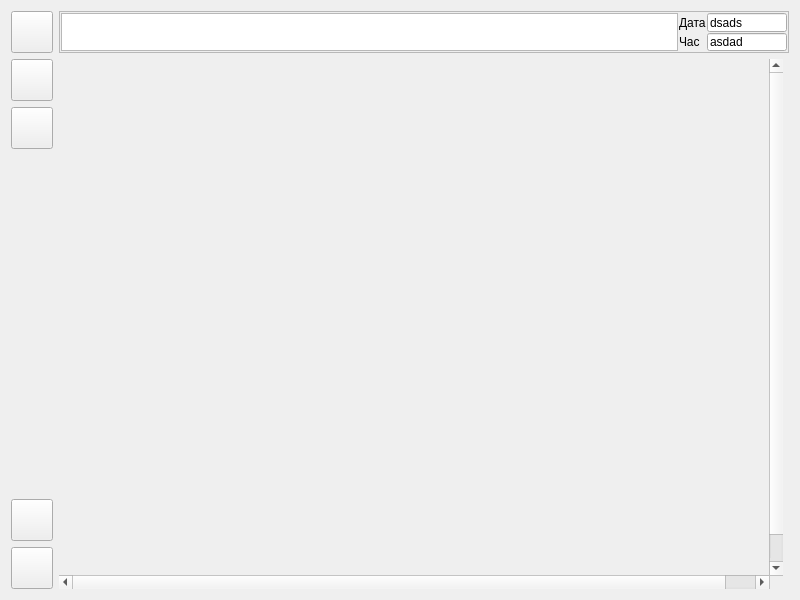
<?xml version="1.0" encoding="UTF-8"?>
<ui version="4.0">
 <class>Form</class>
 <widget class="QWidget" name="Form">
  <property name="geometry">
   <rect>
    <x>0</x>
    <y>0</y>
    <width>800</width>
    <height>600</height>
   </rect>
  </property>
  <property name="minimumSize">
   <size>
    <width>800</width>
    <height>600</height>
   </size>
  </property>
  <property name="maximumSize">
   <size>
    <width>2560</width>
    <height>2560</height>
   </size>
  </property>
  <property name="windowTitle">
   <string>Scada</string>
  </property>
  <property name="windowIcon">
   <iconset resource="../../../lib/picture.qrc">
    <normaloff>:/butons/pict/logo_32x32.png</normaloff>:/butons/pict/logo_32x32.png</iconset>
  </property>
  <layout class="QGridLayout">
   <item row="0" column="0">
    <widget class="QPushButton" name="bn_showAlert">
     <property name="minimumSize">
      <size>
       <width>42</width>
       <height>42</height>
      </size>
     </property>
     <property name="maximumSize">
      <size>
       <width>42</width>
       <height>42</height>
      </size>
     </property>
     <property name="icon">
      <iconset resource="../../../lib/picture.qrc">
       <normaloff>:/butons/pict/alarm_32x32.png</normaloff>:/butons/pict/alarm_32x32.png</iconset>
     </property>
     <property name="iconSize">
      <size>
       <width>32</width>
       <height>32</height>
      </size>
     </property>
    </widget>
   </item>
   <item row="1" column="0">
    <widget class="QPushButton" name="Trend">
     <property name="minimumSize">
      <size>
       <width>42</width>
       <height>42</height>
      </size>
     </property>
     <property name="maximumSize">
      <size>
       <width>42</width>
       <height>42</height>
      </size>
     </property>
     <property name="icon">
      <iconset resource="../../../lib/picture.qrc">
       <normaloff>:/butons/pict/thrend_32x32.png</normaloff>:/butons/pict/thrend_32x32.png</iconset>
     </property>
     <property name="iconSize">
      <size>
       <width>32</width>
       <height>32</height>
      </size>
     </property>
    </widget>
   </item>
   <item row="4" column="0">
    <widget class="QPushButton" name="About">
     <property name="minimumSize">
      <size>
       <width>42</width>
       <height>42</height>
      </size>
     </property>
     <property name="maximumSize">
      <size>
       <width>42</width>
       <height>42</height>
      </size>
     </property>
     <property name="icon">
      <iconset resource="../../../lib/picture.qrc">
       <normaloff>:/butons/pict/iph_logo_32x32.png</normaloff>:/butons/pict/iph_logo_32x32.png</iconset>
     </property>
     <property name="iconSize">
      <size>
       <width>32</width>
       <height>32</height>
      </size>
     </property>
    </widget>
   </item>
   <item row="5" column="0">
    <widget class="QPushButton" name="Exit">
     <property name="minimumSize">
      <size>
       <width>42</width>
       <height>42</height>
      </size>
     </property>
     <property name="maximumSize">
      <size>
       <width>42</width>
       <height>42</height>
      </size>
     </property>
     <property name="text">
      <string/>
     </property>
     <property name="icon">
      <iconset resource="../../../lib/picture.qrc">
       <normaloff>:/butons/pict/exit_32x32.png</normaloff>:/butons/pict/exit_32x32.png</iconset>
     </property>
     <property name="iconSize">
      <size>
       <width>32</width>
       <height>32</height>
      </size>
     </property>
    </widget>
   </item>
   <item row="3" column="0">
    <spacer>
     <property name="orientation">
      <enum>Qt::Vertical</enum>
     </property>
     <property name="sizeHint" stdset="0">
      <size>
       <width>20</width>
       <height>40</height>
      </size>
     </property>
    </spacer>
   </item>
   <item row="0" column="1" colspan="2">
    <widget class="QFrame" name="frame">
     <property name="minimumSize">
      <size>
       <width>42</width>
       <height>42</height>
      </size>
     </property>
     <property name="maximumSize">
      <size>
       <width>16777215</width>
       <height>42</height>
      </size>
     </property>
     <property name="frameShape">
      <enum>QFrame::StyledPanel</enum>
     </property>
     <property name="frameShadow">
      <enum>QFrame::Raised</enum>
     </property>
     <layout class="QGridLayout">
      <property name="sizeConstraint">
       <enum>QLayout::SetDefaultConstraint</enum>
      </property>
      <property name="leftMargin">
       <number>1</number>
      </property>
      <property name="topMargin">
       <number>1</number>
      </property>
      <property name="rightMargin">
       <number>1</number>
      </property>
      <property name="bottomMargin">
       <number>1</number>
      </property>
      <property name="spacing">
       <number>1</number>
      </property>
      <item row="0" column="0" rowspan="2">
       <widget class="QTextEdit" name="AlertBrowser"/>
      </item>
      <item row="0" column="2">
       <widget class="QLineEdit" name="lineEDate">
        <property name="maximumSize">
         <size>
          <width>80</width>
          <height>16777215</height>
         </size>
        </property>
        <property name="text">
         <string>dsads</string>
        </property>
       </widget>
      </item>
      <item row="1" column="2">
       <widget class="QLineEdit" name="lineETime">
        <property name="sizePolicy">
         <sizepolicy hsizetype="Expanding" vsizetype="Fixed">
          <horstretch>0</horstretch>
          <verstretch>0</verstretch>
         </sizepolicy>
        </property>
        <property name="minimumSize">
         <size>
          <width>0</width>
          <height>0</height>
         </size>
        </property>
        <property name="maximumSize">
         <size>
          <width>80</width>
          <height>30</height>
         </size>
        </property>
        <property name="text">
         <string>asdad</string>
        </property>
       </widget>
      </item>
      <item row="0" column="1">
       <widget class="QLabel" name="label">
        <property name="text">
         <string>Дата</string>
        </property>
       </widget>
      </item>
      <item row="1" column="1">
       <widget class="QLabel" name="label_2">
        <property name="text">
         <string>Час</string>
        </property>
       </widget>
      </item>
     </layout>
    </widget>
   </item>
   <item row="2" column="0">
    <widget class="QPushButton" name="bnParm">
     <property name="sizePolicy">
      <sizepolicy hsizetype="Minimum" vsizetype="Fixed">
       <horstretch>0</horstretch>
       <verstretch>0</verstretch>
      </sizepolicy>
     </property>
     <property name="minimumSize">
      <size>
       <width>42</width>
       <height>42</height>
      </size>
     </property>
     <property name="maximumSize">
      <size>
       <width>42</width>
       <height>42</height>
      </size>
     </property>
     <property name="text">
      <string/>
     </property>
     <property name="icon">
      <iconset resource="../../../lib/picture.qrc">
       <normaloff>:/butons/pict/setup_32x32.png</normaloff>:/butons/pict/setup_32x32.png</iconset>
     </property>
     <property name="iconSize">
      <size>
       <width>32</width>
       <height>32</height>
      </size>
     </property>
    </widget>
   </item>
   <item row="1" column="1" rowspan="5">
    <widget class="QScrollArea" name="scrollArea">
     <property name="frameShape">
      <enum>QFrame::NoFrame</enum>
     </property>
     <property name="widgetResizable">
      <bool>false</bool>
     </property>
     <property name="alignment">
      <set>Qt::AlignLeading|Qt::AlignLeft|Qt::AlignTop</set>
     </property>
     <widget class="QWidget" name="scrollAreaWidgetContents">
      <property name="geometry">
       <rect>
        <x>0</x>
        <y>0</y>
        <width>742</width>
        <height>546</height>
       </rect>
      </property>
     </widget>
    </widget>
   </item>
  </layout>
 </widget>
 <resources>
  <include location="../../../lib/picture.qrc"/>
 </resources>
 <connections/>
</ui>
